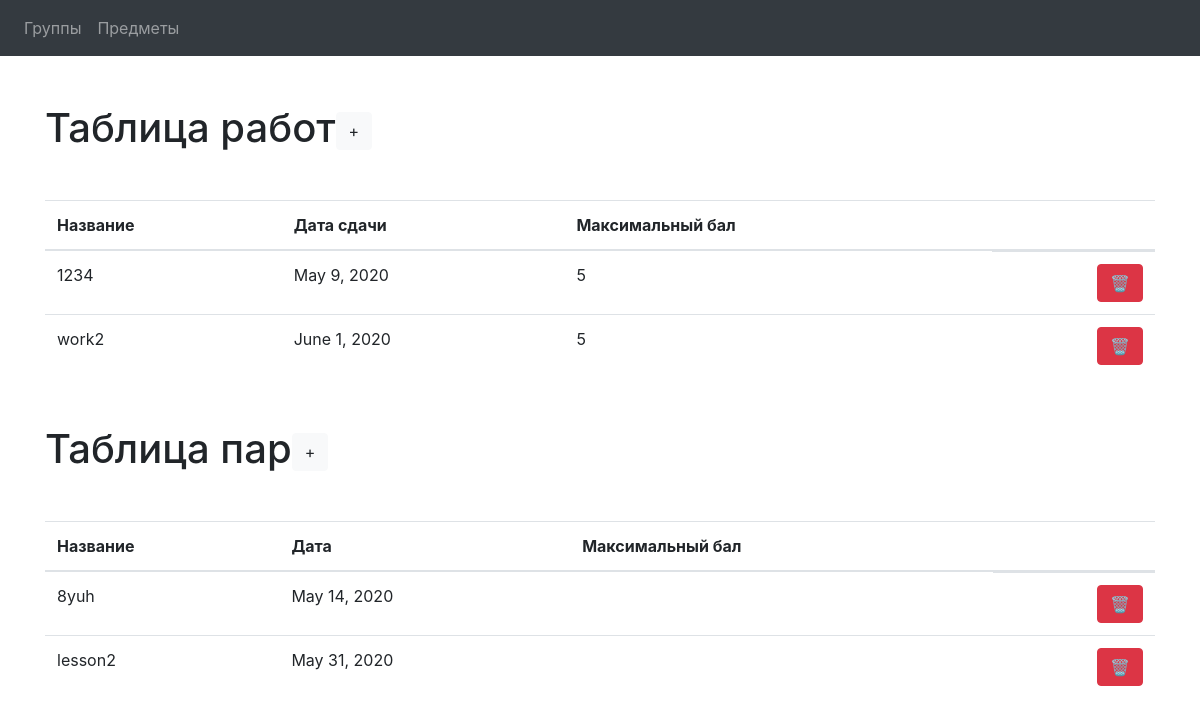
The app's page /subjects/2 with its own data.
### class_book/apps/subjects/models.py (models this page shows)
class Task(models.Model):
    name = models.CharField(max_length=30)
    deadline = models.DateField()
    subject = models.ForeignKey(Subject, on_delete=models.CASCADE)
    max_score = models.PositiveIntegerField()

class Lesson(models.Model):
    name = models.CharField(max_length=30)
    date = models.DateField()
    subject = models.ForeignKey(Subject, on_delete=models.CASCADE)

### class_book/apps/subjects/views.py (the view, shortened to what this page needs)
# urls.py: re_path(r'^(?P<pk>\d+)$', views.SubjectView.as_view(), name='subject'),
class SubjectView(View):
    def get(self, request, pk: int = None):
        if pk is not None:
            subject = Subject.objects.get(id=pk)
            return render(request, 'subjects/info.html', locals())
        else:
            object_list = Subject.objects.all().order_by("name")
            return render(request, 'subjects/index.html', locals())

### class_book/templates/subjects/info.html (shortened to what this page needs)
{% extends "main/wrapper.html" %}
{% block content %}
    <div class="container mt-5">
        <h1 class="mb-5">Таблица работ<button type="button" class="btn btn-light" data-toggle="modal" data-target="#addModal" data-whatever="task">+</button></h1>
        <table class="table">
            <thead>
                <tr>
                    <th scope="col">Название</th>
                    <th scope="col">Дата сдачи</th>
                    <th scope="col">Максимальный бал</th>
                    <th scope="col"></th>
                </tr>
            </thead>
            <tbody>
                {% for task in subject.task_set.all %}
                    <tr>
                        <td>{{ task.name }}</td>
                        <td>{{ task.deadline | date }}</td>
                        <td>{{ task.max_score }}</td>
                        <td class="d-flex justify-content-end">
                            <form action="/subjects/{{ subject.id }}/tasks/{{ task.id }}" method="post">
                                <button type="submit" class="btn btn-danger" name="delete" value="{{ item.id }}">&#128465;</button>
                            </form>
                        </td>
                    </tr>
                {% endfor %}
            </tbody>
        </table>
    </div>
    <div class="container mt-5">
        <h1 class="mb-5">Таблица пар<button type="button" class="btn btn-light" data-toggle="modal" data-target="#addModal"data-whatever="lesson">+</button></h1>
        <table class="table">
            <thead>
                <tr>
                    <th scope="col">Название</th>
                    <th scope="col">Дата</th>
                    <th scope="col">Максимальный бал</th>
                    <th scope="col"></th>
                </tr>
            </thead>
            <tbody>
                {% for lesson in subject.lesson_set.all %}
                    <tr>
                        <td>{{ lesson.name }}</td>
                        <td>{{ lesson.date | date }}</td>
                        <td>{{ lesson.max_score }}</td>
                        <td class="d-flex justify-content-end">
                            <form action="/subjects/{{ subject.id }}/lessons/{{ lesson.id }}" method="post">
                                <button type="submit" class="btn btn-danger" name="delete" value="{{ item.id }}">&#128465;</button>
                            </form>
                        </td>
                    </tr>
                {% endfor %}
            </tbody>
        </table>
    </div>
{% endblock %}

### records on screen
Task: name "1234", deadline "May 9, 2020", max_score "5"
Task: name "work2", deadline "June 1, 2020", max_score "5"
Lesson: name "8yuh", date "May 14, 2020"
Lesson: name "lesson2", date "May 31, 2020"
